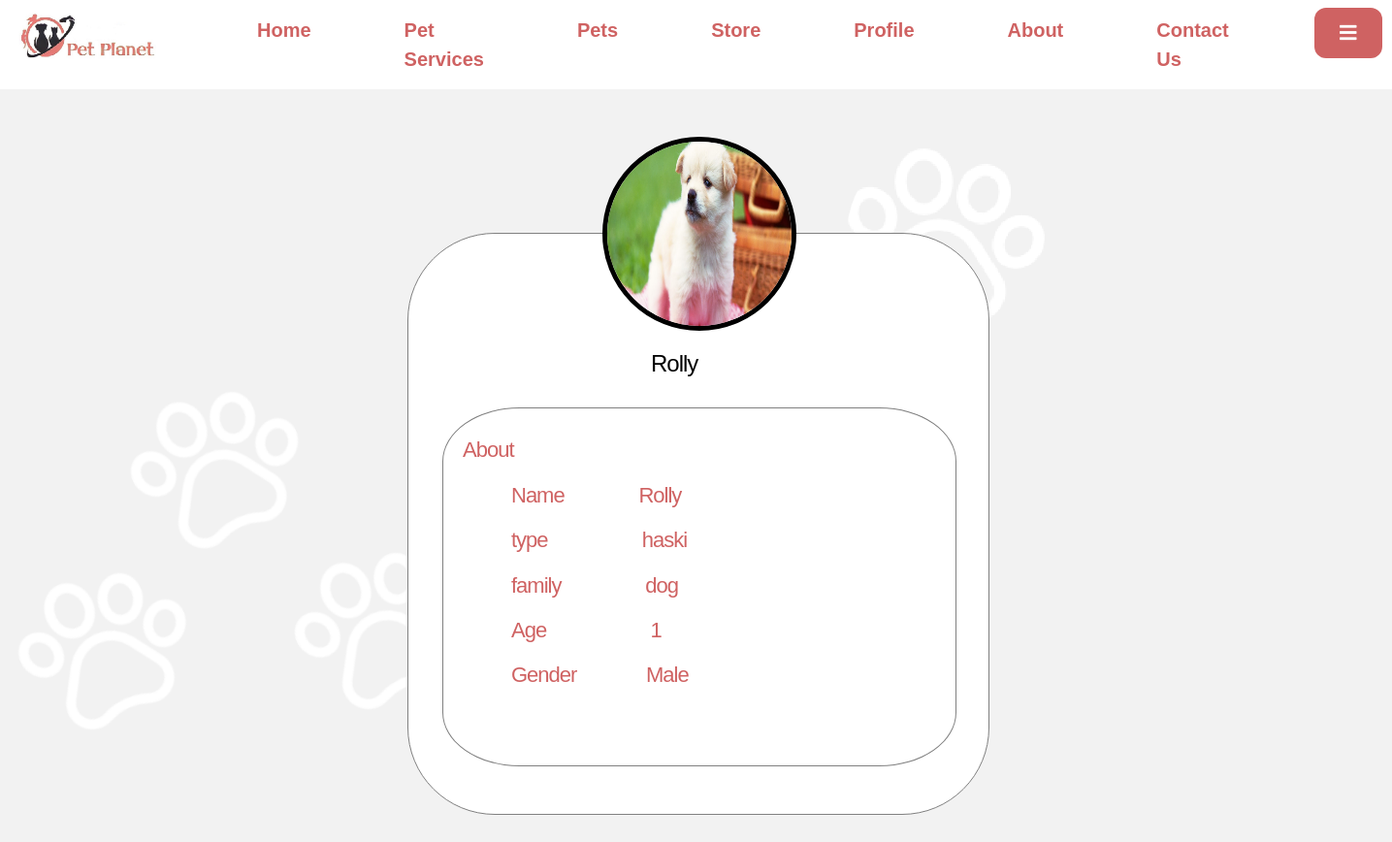
The app's page /pet-planet/petProfile.php?data=21 (signed in) with its own data.
### tables this page shows
CREATE TABLE `pets` (
  `id` bigint(20) UNSIGNED NOT NULL,
  `name` varchar(255) NOT NULL,
  `type` varchar(255) NOT NULL,
  `family` varchar(255) NOT NULL,
  `gender` enum('m','f') NOT NULL,
  `age` tinyint(4) NOT NULL,
  `image` varchar(64) DEFAULT 'petDefault.jpg',
  `user_id` bigint(20) UNSIGNED NOT NULL
);

### pet-planet/App/Database/Connection/Connection.php (called while the page is built, shortened)
<?php
class Connection
{
    private string $dbName = 'pet_planet';
    private string $hostName = 'localhost';
    private string $username = 'root';
    private string $password = '';
    private int $DBport = 3306;
    public function __construct()
    {
        $this->connect = new \mysqli(
            $this->hostName,
            $this->username,
            $this->password,
            $this->dbName,
            $this->DBport
        );
    }
}

### pet-planet/App/Database/Models/Pet.php (called while the page is built, shortened)
<?php
class Pet extends Model implements MakeCrud {
    private $id,
    $name,
    $type,
    $family,
    $age,
    $gender,
    $image,
    $user_id;
    public function getPetInfo()
    {
        $query = "SELECT * FROM pets WHERE id = ? ";
        $returned_stmt = $this->connect->prepare($query);
        $returned_stmt->bind_param('i',$this->id);
        $returned_stmt->execute();
        return $returned_stmt->get_result();
    }
    public function setId($id)
    {
        $this->id = $id;
        return $this;
    }
}

### pet-planet/petProfile.php (the view, shortened to what this page needs)
<?php
include "layouts/header.php";
include "layouts/navbarRegistered.php";
?>
<?php
if (isset($_GET["data"])) {
    $data = $_GET["data"];
}
$petObj = new Pet;
$petObj->setId($data);
$pets = $petObj->getPetInfo()->fetch_all(MYSQLI_ASSOC);
?>
<div class="pro">
    <div class="background">
        <?php foreach ($pets as $pet) { ?>
            <div class="profile">
                <div class="pic"><img class="profilepic" src="assets/img/pets/<?= $pet['image'] ?>" alt=""></div>
                <h4><?= $pet['name'] ?></h4>
                <div class="inner" style="padding-top: 30px;">
                    <h5 class="about">About</h5>
                    <h5>Name &nbsp;&nbsp;&nbsp;&nbsp;&nbsp;&nbsp;&nbsp;&nbsp;&nbsp;&nbsp;&nbsp;&nbsp;&nbsp;&nbsp;<?= $pet['name'] ?></h5>
                    <h5>type &nbsp;&nbsp;&nbsp;&nbsp;&nbsp;&nbsp;&nbsp;&nbsp;&nbsp;&nbsp;&nbsp;&nbsp;&nbsp;&nbsp;&nbsp;&nbsp;&nbsp;&nbsp;<?= $pet['type'] ?></h5>
                    <h5>family &nbsp;&nbsp;&nbsp;&nbsp;&nbsp;&nbsp;&nbsp;&nbsp;&nbsp;&nbsp;&nbsp;&nbsp;&nbsp;&nbsp;&nbsp;&nbsp;<?= $pet['family'] ?></h5>
                    <h5>Age &nbsp;&nbsp;&nbsp;&nbsp;&nbsp;&nbsp;&nbsp;&nbsp;&nbsp;&nbsp;&nbsp;&nbsp;&nbsp;&nbsp;&nbsp;&nbsp;&nbsp;&nbsp;&nbsp;&nbsp;<?= $pet['age'] ?></h5>
                    <h5>Gender &nbsp;&nbsp;&nbsp;&nbsp;&nbsp;&nbsp;&nbsp;&nbsp;&nbsp;&nbsp;&nbsp;&nbsp;&nbsp;<?= $pet['gender'] == 'm' ? 'Male' : 'Female' ?></h5>
                </div>
            </div>
        <?php } ?>
    </div>
</div>

### pet-planet/assets/css/style2.css (style rules this page uses)
:root { --white-color: #ffffff; --primary-color: #81B29A; --secondary-color: #3D405B; --section-bg-color: #F4F1DE; --custom-btn-bg-color: #2a60d6; --custom-btn-bg-hover-color: #E07A5F; --dark-color: #000000; --p-color: #717275; --link-hover-color: #2a60d6; --body-font-family: 'DM Sans', sans-serif; --h1-font-size: 42px; --h2-font-size: 36px; --h3-font-size: 28px; --h4-font-size: 24px; --h5-font-size: 22px; --h6-font-size: 20px; --p-font-size: 18px; --menu-font-size: 16px; --btn-font-size: 14px; --border-radius-large: 100px; --border-radius-medium: 20px; --border-radius-small: 10px; --font-weight-normal: 400; --font-weight-medium: 500; --font-weight-bold: 700; }
body { background-color: var(--white-color); font-family: var(--body-font-family); }
h1, h2, h3, h4, h5, h6 { font-weight: var(--font-weight-medium); letter-spacing: -1px; }
h4 { font-size: var(--h4-font-size); }
h5 { font-size: var(--h5-font-size); }

### pet-planet/assets/css/style.css (style rules this page uses)
body { margin: 0px; padding: 0px; background-image: url("../img/other/signinBackground.png"); background-size: cover; width: auto; background-repeat: no-repeat; background-color: #f2f2f2; }
.background { top: 340px; position: absolute; left: 490px; color: white; }
img { height: 35px; }
.profile { border: 1px solid gray; border-radius: 15%; margin-top: -100px; margin-bottom: 100; margin-left: -70px; width: 600px; height: 600px; background-color: #FFFFFF; margin-bottom: 120px; }
.inner { border: 1px solid gray; border-radius: 15%; margin-top: 30px; margin-bottom: 100px; margin-left: 35px; width: 530px; height: 370px; background-color: #FFFFFF; }
.pic { width: 200px; height: 200px; border-radius: 50%; border: 5px solid black; margin-top: -100px; margin-left: 200px; }
h4 { color: black; margin-top: 20px; margin-left: 250px; }
.about { margin-left: 20px; margin-top: 10px; margin-bottom: 40px; display: inline; }
h5 { color: #CF6262; margin-left: 70px; margin-top: 20px; }
.profilepic { width: 190px; height: 190px; border-radius: 50%; margin-top: 0px; margin-left: 0px; }

### records on screen
pets: image (picture), name "Rolly", type "haski", family "dog", age "1", gender "Male"
